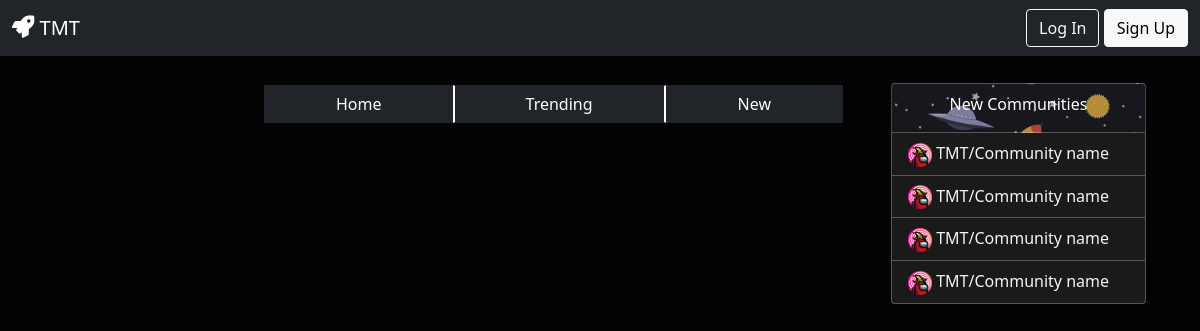
The app's page /, older data.
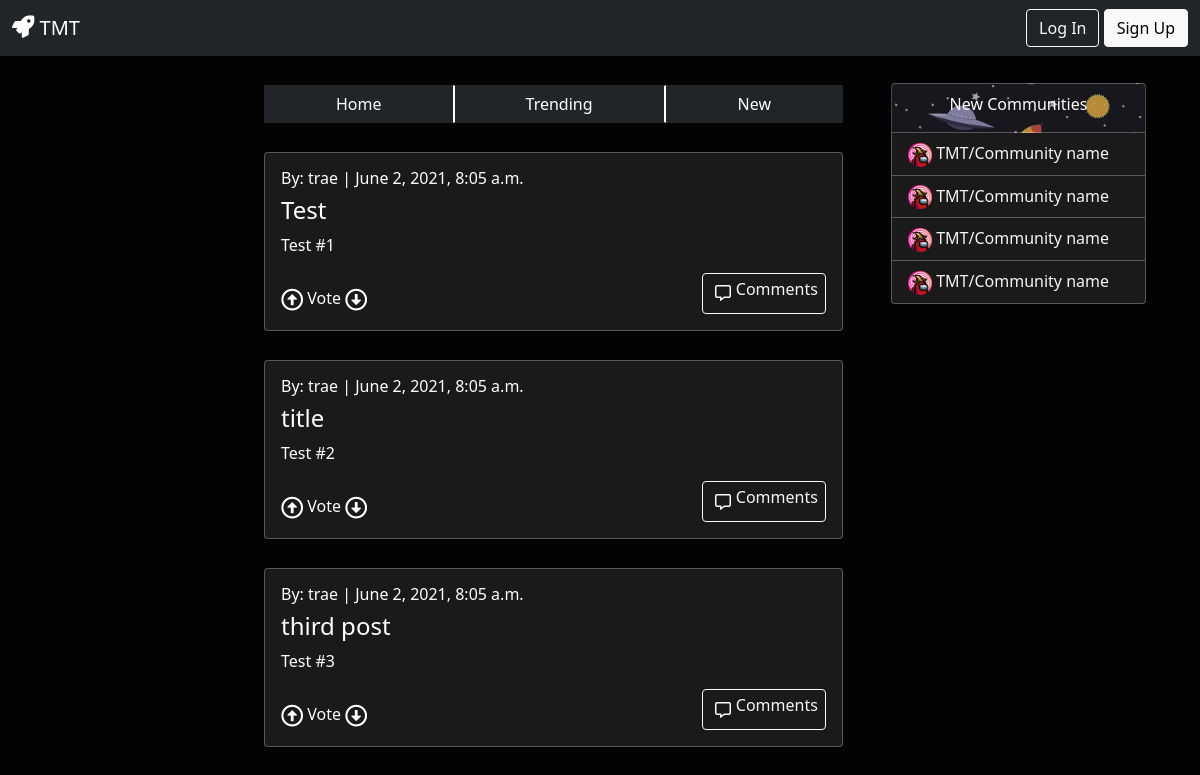
The same page, newer data.
### pages/models.py (models this page shows, shortened)
class Post(models.Model):
    title = models.CharField(max_length=200)
    author = models.ForeignKey(
        get_user_model(),
        on_delete=models.CASCADE
    )
    date = models.DateTimeField(auto_now_add=True)
    body = models.TextField()
    image = models.ImageField(upload_to='images/', default='/images/algo-logo.png')

### pages/views.py (the view)
# urls.py: path('', HomePageView.as_view(), name='home'),
class HomePageView(ListView):
    model = Post
    template_name = 'home.html'

### templates/home.html (shortened to what this page needs)
{% extends 'base.html' %}
{% load static %}
{% block content %}
<div class="container">
    <div class="row">
      <div class="col-6">
        <div class="container">
            <div class="btn-container" id="lg-btn-container">
                <div class="btn-group" role="group" aria-label="Basic example">
                    <button type="button" class="btn btn-dark btn-spacing">Home</button>
                    <button type="button" class="btn btn-dark btn-spacing">Trending</button>
                    <button type="button" class="btn btn-dark btn-spacing">New</button>
                </div>
            </div>
    {% for article in object_list %}
    <div class="card" style="width: 100%;">
        <div class="card-body">
          <h6 class="card-group">By: {{ article.author }} | {{ article.date }}</h6>
          <h4 class="card-title">{{ article.title }}</h4>
          <p class="card-text">{{ article.body|safe|truncatechars:140 }}</p>
          <div class="post-footer d-flex">
                <div class="vote-container d-flex">
                    <a href="#"><i class="far fa-arrow-alt-circle-up arrow-up"></i></a>
                        <h6 class="vote-text">Vote</h6>
                    <a href="#"><i class="far fa-arrow-alt-circle-down arrow-down"></i></a>
                </div>
                <div class="comments-container ">
                    <button
                    type="button"
                    class="btn btn-outline-light d-flex comment-btn">
                        <i class="far fa-comment-alt"></i>
                        <h6 class="comment-text">Comments</h6>
                    </button>
                </div>
          </div>
        </div>
      </div>
      {% endfor %}
</div>
      </div>
      <div class="col-3">
        <ul class="list-group">
            <li class="list-group-item">New Communities</li>
            <li class="list-group-item">
                <a href="#">
                    <img class="group-img"
                    src="{% static 'images/default_pic.png' %}"
                    alt="default image">
                    TMT/Community name
                </a>
            </li>
            <li class="list-group-item">
                <a href="#">
                    <img class="group-img"
                    src="{% static 'images/default_pic.png' %}"
                    alt="default image">
                    TMT/Community name
                </a>
            </li>
            <li class="list-group-item">
                <a href="#">
                    <img class="group-img"
                    src="{% static 'images/default_pic.png' %}"
                    alt="default image">
                    TMT/Community name
                </a>
            </li>
            <li class="list-group-item">
                <a href="#">
                    <img class="group-img"
                    src="{% static 'images/default_pic.png' %}"
                    alt="default image">
                    TMT/Community name
                </a>
            </li>
          </ul>
      </div>
    </div>
  </div>
{% endblock content %}

Row changes from the older to the newer data that the page shows:
added Post: author "trae", date "June 2, 2021, 8:05 a.m.", title "Test", body "Test #1"
added Post: author "trae", date "June 2, 2021, 8:05 a.m.", title "title", body "Test #2"
added Post: author "trae", date "June 2, 2021, 8:05 a.m.", title "third post", body "Test #3"
